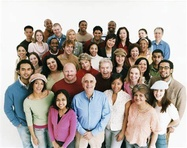
#> input picture lab4-Convolutions/images/group_of_people.jpg, 187 x 148 px, shrunk from 474 x 374 before the run
$ jupyter execute --allow-errors object_detection.ipynb   (shell and % lines are left out)   (text cells are left out)
#> lines starting #> are read from the running program, lines starting #| are printed output that depends on the picture; pictures that were not available may be replaced by others from this repository, and a replacement may not be noted
[cell 1]
import numpy as np

from scipy.signal import fftconvolve

[cell 2]
# Example.
a = np.array([1, 2, 3])
b = np.array([4, 5, 6])

convolution = np.zeros(len(a) + len(b) - 1)

for i in range(len(a)):
    for j in range(len(b)):
        convolution[i + j] += a[i] * b[j]

print(convolution)

[cell 3]
a = np.random.random(10000)
b = np.random.random(10000)

np.convolve(a, b)

[cell 4]

fftconvolve(a, b)

[cell 5]
import matplotlib.pyplot as plt
import numpy as np
from scipy import ndimage, signal
from PIL import Image

[cell 6]
people_img = Image.open("./images/group_of_people.jpg")
#> people_img is the input picture: PIL image 187x148 RGB; mean R, G, B 177.2, 167.3, 161.5
face_img = Image.open("./images/group_member_2.jpg")
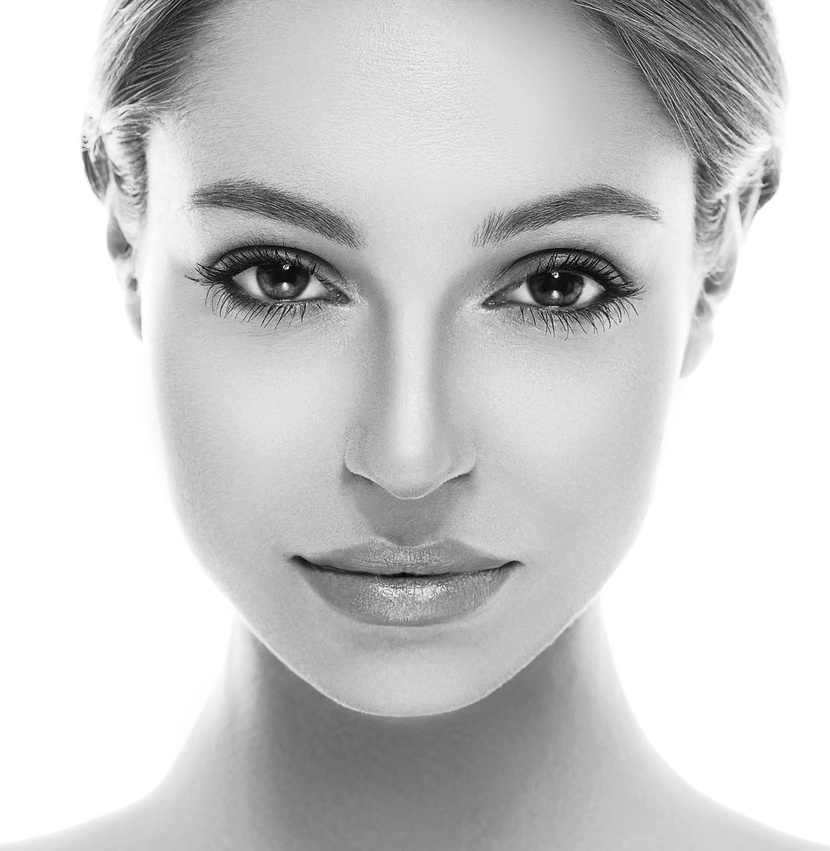
#> input picture lab4-Convolutions/images/face_blueprint_2.jpg, 830 x 851 px, shrunk from 2100 x 2153 before the run, given in place of group_member_2.jpg, which was not available
#> face_img is the input picture: PIL image 830x851 RGB; min 0, max 255, mean 205

# 2d arrays
people_img = np.asarray(people_img)/255
#> people_img: shape (148, 187, 3) float64
people_img = np.mean(people_img, axis=2)
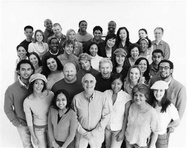
#> people_img: shape (148, 187) float64; min 0, max 1, mean 0.661

face_img = np.asarray(face_img)/255
#> face_img: shape (851, 830, 3) float64
face_img = np.mean(face_img, axis=2)
#> face_img: shape (851, 830) float64
face_img /= face_img.max()


fig, (ax1, ax2) = plt.subplots(1, 2, figsize=(10, 6))
ax1.imshow(people_img, cmap="gray")
ax1.set_title("Group of People")

ax2.imshow(face_img, cmap="gray")
ax2.axis("off")
ax2.set_title("Face Blueprint")

plt.tight_layout()
plt.show()
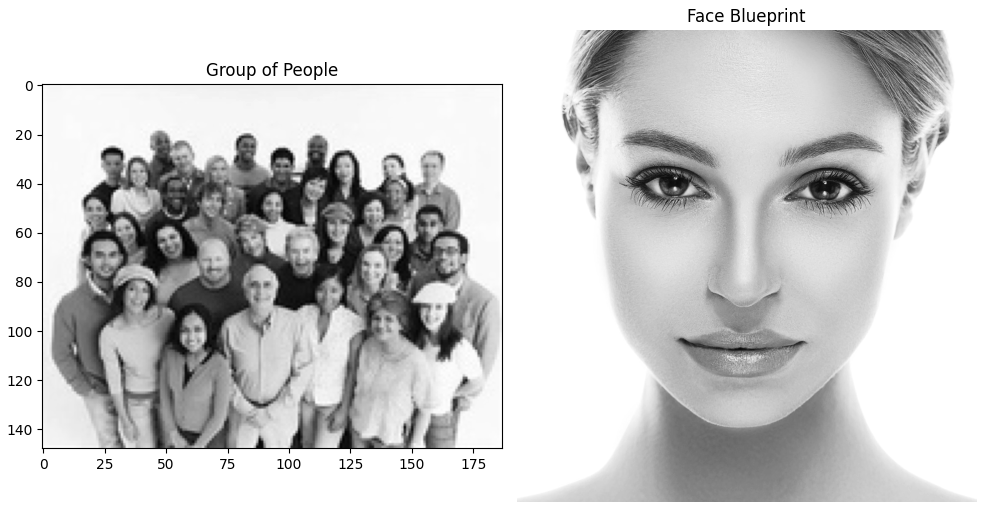
#> figure drawn by matplotlib, 2 panels

[cell 7]
print("Face img shape: ", np.asarray(face_img).shape)
#| Face img shape:  (851, 830)
print("Group img shape: ", np.asarray(people_img).shape)
#| Group img shape:  (148, 187)
